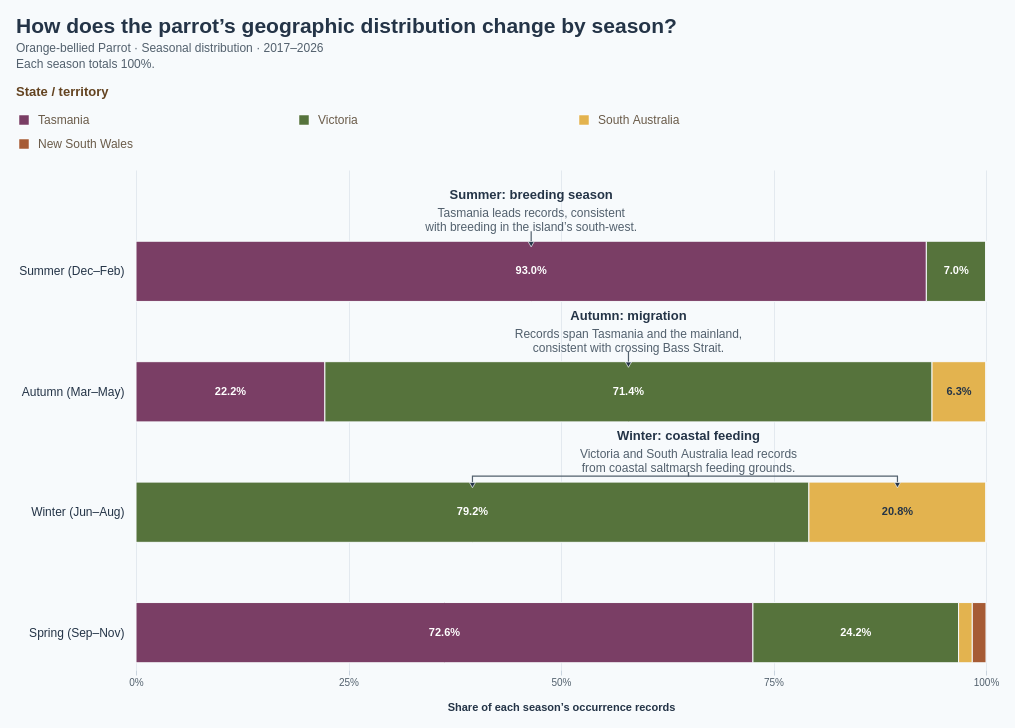

Vega-Lite specification for this chart:
### Vega specification from a JSON file in a GitHub repository (floating-point values rounded to 4 significant figures)
{"$schema": "https://vega.github.io/schema/vega/v5.json", "description": "100% stacked seasonal bars showing geographic distribution of Orange-bellied Parrot occurrence records by state. Source: Dataset/orange_bellied_parrot_cleaned.csv (5,942 PRESENT records in the full source; 2,154 in 2017–2026). Use month when present; recover missing months from complete eventDate (0 records recovered; no conflicting months). Exclude 1,948 records without a usable month and 0 additional month-known records without stateProvince. The remaining 206 records have reported years spanning 2017–2026. No coordinate filter or deduplication is applied. Each bar is normalized by its own seasonal total, using stateProvince as supplied. Australian seasons: Summer Dec–Feb, Autumn Mar–May, Winter Jun–Aug, Spring Sep–Nov. Seasonal shares describe occurrence recording, not abundance or tracked migration. Highlighting does not change counts or denominators. Pointing annotations above the seasonal bars relate the observed summer-to-winter shift to the documented Orange-bellied Parrot migration cycle; occurrence records alone do not track individual birds. Ecological context: NRE Tasmania, About Orange-bellied Parrots. Uses the 10 most recent available observation years (2017–2026), using year with eventDate fallback, including partial 2026. Year filtering occurs before month/state inclusion and seasonal aggregation.", "width": 850, "height": 500, "padding": 16, "background": "#f7fafc", "title": {"text": "How does the parrot’s geographic distribution change by season?", "subtitle": ["Orange-bellied Parrot · Seasonal distribution · 2017–2026", "Each season totals 100%."], "anchor": "start", "font": "Arial", "fontSize": 21, "color": "#243447", "subtitleFontSize": 12, "subtitleColor": "#52606d", "offset": 16, "subtitlePadding": 6, "subtitleLineHeight": 16}, "signals": [{"name": "hoveredRegion", "value": null, "on": [{"events": "@bars:mouseover, @legendSymbols:mouseover, @legendLabels:mouseover", "update": "datum.region"}, {"events": "@bars:mouseout, @legendSymbols:mouseout, @legendLabels:mouseout", "update": "null"}]}, {"name": "selectedRegion", "value": null, "on": [{"events": "@bars:click, @legendSymbols:click, @legendLabels:click", "update": "selectedRegion === datum.region ? null : datum.region"}, {"events": "window:keydown[event.key === 'Escape']", "update": "null"}]}, {"name": "activeRegion", "update": "hoveredRegion != null ? hoveredRegion : selectedRegion"}, {"name": "legendOffset", "value": -120}, {"name": "legendColumnWidth", "value": 280}, {"name": "legendSymbolSize", "value": 100}], "data": [{"name": "regionCounts", "values": [{"season": "Summer", "seasonOrder": 0, "region": "Tasmania", "regionOrder": 0, "count": 53}, {"season": "Summer", "seasonOrder": 0, "region": "Victoria", "regionOrder": 1, "count": 4}, {"season": "Summer", "seasonOrder": 0, "region": "South Australia", "regionOrder": 2, "count": 0}, {"season": "Summer", "seasonOrder": 0, "region": "New South Wales", "regionOrder": 3, "count": 0}, {"season": "Autumn", "seasonOrder": 1, "region": "Tasmania", "regionOrder": 0, "count": 14}, {"season": "Autumn", "seasonOrder": 1, "region": "Victoria", "regionOrder": 1, "count": 45}, {"season": "Autumn", "seasonOrder": 1, "region": "South Australia", "regionOrder": 2, "count": 4}, {"season": "Autumn", "seasonOrder": 1, "region": "New South Wales", "regionOrder": 3, "count": 0}, {"season": "Winter", "seasonOrder": 2, "region": "Tasmania", "regionOrder": 0, "count": 0}, {"season": "Winter", "seasonOrder": 2, "region": "Victoria", "regionOrder": 1, "count": 19}, {"season": "Winter", "seasonOrder": 2, "region": "South Australia", "regionOrder": 2, "count": 5}, {"season": "Winter", "seasonOrder": 2, "region": "New South Wales", "regionOrder": 3, "count": 0}, {"season": "Spring", "seasonOrder": 3, "region": "Tasmania", "regionOrder": 0, "count": 45}, {"season": "Spring", "seasonOrder": 3, "region": "Victoria", "regionOrder": 1, "count": 15}, {"season": "Spring", "seasonOrder": 3, "region": "South Australia", "regionOrder": 2, "count": 1}, {"season": "Spring", "seasonOrder": 3, "region": "New South Wales", "regionOrder": 3, "count": 1}], "transform": [{"type": "joinaggregate", "groupby": ["season"], "fields": ["count"], "ops": ["sum"], "as": ["total"]}, {"type": "formula", "expr": "datum.count / datum.total", "as": "share"}, {"type": "stack", "groupby": ["season"], "field": "count", "sort": {"field": "regionOrder", "order": "ascending"}, "offset": "normalize", "as": ["x0", "x1"]}]}, {"name": "seasonTotals", "source": "regionCounts", "transform": [{"type": "aggregate", "groupby": ["season", "seasonOrder"], "fields": ["count"], "ops": ["sum"], "as": ["total"]}]}, {"name": "regions", "values": [{"region": "Tasmania", "order": 0}, {"region": "Victoria", "order": 1}, {"region": "South Australia", "order": 2}, {"region": "New South Wales", "order": 3}]}, {"name": "seasonInsights", "values": [{"season": "Summer", "heading": "Summer: breeding season", "lines": ["Tasmania leads records, consistent", "with breeding in the island’s south-west."], "position": 0.4649}, {"season": "Autumn", "heading": "Autumn: migration", "lines": ["Records span Tasmania and the mainland,", "consistent with crossing Bass Strait."], "position": 0.5794}, {"season": "Winter", "heading": "Winter: coastal feeding", "lines": ["Victoria and South Australia lead records", "from coastal saltmarsh feeding grounds."], "position": 0.65}]}, {"name": "annotationTargets", "source": "regionCounts", "transform": [{"type": "filter", "expr": "datum.count > 0 && ((datum.season === 'Summer' && datum.region === 'Tasmania') || (datum.season === 'Autumn' && datum.region === 'Victoria') || (datum.season === 'Winter' && (datum.region === 'Victoria' || datum.region === 'South Australia')))"}]}], "scales": [{"name": "x", "type": "linear", "domain": [0, 1], "range": "width", "zero": true, "nice": false}, {"name": "y", "type": "band", "domain": {"data": "seasonTotals", "field": "season", "sort": {"op": "min", "field": "seasonOrder", "order": "ascending"}}, "range": [64, {"signal": "height"}], "paddingInner": 0.5, "paddingOuter": 0.06}, {"name": "color", "type": "ordinal", "domain": ["Tasmania", "Victoria", "South Australia", "New South Wales"], "range": ["#7A3E65", "#56733C", "#E3B34F", "#A65B35"]}], "axes": [{"orient": "bottom", "scale": "x", "title": "Share of each season’s occurrence records", "format": ".0%", "values": [0, 0.25, 0.5, 0.75, 1], "grid": true, "gridColor": "#e3e9ef", "domain": false, "tickColor": "#c9d4df", "labelColor": "#52606d", "titleColor": "#243447", "titlePadding": 14}, {"orient": "left", "scale": "y", "domain": false, "ticks": false, "labelPadding": 12, "labelLimit": 230, "labelFontSize": 12, "labelColor": "#243447", "encode": {"labels": {"update": {"text": {"signal": "datum.value + ' (' + ['Dec–Feb', 'Mar–May', 'Jun–Aug', 'Sep–Nov'][indexof(domain('y'), datum.value)] + ')'"}}}}}], "marks": [{"name": "bars", "type": "rect", "from": {"data": "regionCounts"}, "encode": {"enter": {"cursor": {"value": "pointer"}}, "update": {"x": {"scale": "x", "field": "x0"}, "x2": {"scale": "x", "field": "x1"}, "y": {"scale": "y", "field": "season"}, "height": {"signal": "bandwidth('y')"}, "fill": {"scale": "color", "field": "region"}, "fillOpacity": {"signal": "activeRegion == null || activeRegion === datum.region ? 1 : 0.2"}, "stroke": {"value": "#f7fafc"}, "strokeWidth": {"value": 1}, "tooltip": {"signal": "{'Species': 'Orange-bellied Parrot', 'Season': datum.season, 'State': datum.region, 'Share of seasonal records': format(datum.share, '.1%'), 'State records this season': format(datum.count, ',d'), 'Season total': format(datum.total, ',d'), 'Period': '2017–2026'}"}, "description": {"signal": "datum.season + ', ' + datum.region + ': ' + format(datum.share, '.1%') + ', ' + datum.count + ' records'"}}}}, {"type": "text", "interactive": false, "from": {"data": "regionCounts"}, "encode": {"update": {"x": {"signal": "scale('x', (datum.x0 + datum.x1) / 2)"}, "y": {"scale": "y", "field": "season", "band": 0.5}, "align": {"value": "center"}, "baseline": {"value": "middle"}, "text": {"signal": "datum.share >= 0.05 ? format(datum.share, '.1%') : ''"}, "fontSize": {"value": 11}, "fontWeight": {"value": "bold"}, "fill": {"signal": "datum.region === 'South Australia' ? '#243447' : '#ffffff'"}, "opacity": {"signal": "activeRegion == null || activeRegion === datum.region ? 1 : 0.2"}}}}, {"type": "text", "from": {"data": "seasonTotals"}, "encode": {"update": {"x": {"signal": "width + 12"}, "y": {"scale": "y", "field": "season", "band": 0.5}, "baseline": {"value": "middle"}, "fontSize": {"value": 11}, "fill": {"value": "#52606d"}, "text": {"value": ""}}}}, {"type": "symbol", "name": "legendSymbols", "from": {"data": "regions"}, "encode": {"update": {"x": {"signal": "legendOffset + 8 + (datum.order % 3) * legendColumnWidth"}, "y": {"signal": "-50 + floor(datum.order / 3) * 24"}, "cursor": {"value": "pointer"}, "opacity": {"signal": "activeRegion == null || activeRegion === datum.region ? 1 : 0.3"}, "shape": {"value": "square"}, "size": {"signal": "legendSymbolSize"}, "fill": {"scale": "color", "field": "region"}, "stroke": {"value": "#ffffff"}, "strokeWidth": {"value": 0.5}}}}, {"type": "text", "name": "legendLabels", "from": {"data": "regions"}, "encode": {"update": {"x": {"signal": "legendOffset + 22 + (datum.order % 3) * legendColumnWidth"}, "y": {"signal": "-50 + floor(datum.order / 3) * 24"}, "cursor": {"value": "pointer"}, "opacity": {"signal": "activeRegion == null || activeRegion === datum.region ? 1 : 0.3"}, "text": {"field": "region"}, "align": {"value": "left"}, "baseline": {"value": "middle"}, "fontSize": {"value": 12}, "fill": {"value": "#6a5b49"}, "font": {"value": "Arial"}, "fontWeight": {"value": "normal"}, "limit": {"value": 254}}}}, {"name": "annotationLeaders", "type": "path", "interactive": false, "from": {"data": "annotationTargets"}, "encode": {"update": {"path": {"signal": "'M' + scale('x', (datum.x0 + datum.x1) / 2) + ',' + (scale('y', datum.season) + 3) + ' V' + (scale('y', datum.season) - 6) + ' H' + scale('x', datum.season === 'Winter' ? 0.65 : (datum.x0 + datum.x1) / 2) + ' V' + (scale('y', datum.season) - 10)"}, "stroke": {"value": "#52606d"}, "strokeWidth": {"value": 1.2}, "fill": {"value": null}, "opacity": {"signal": "activeRegion == null || activeRegion === datum.region ? 1 : 0.25"}}}}, {"name": "annotationArrowheads", "type": "symbol", "interactive": false, "from": {"data": "annotationTargets"}, "encode": {"update": {"x": {"signal": "scale('x', (datum.x0 + datum.x1) / 2)"}, "y": {"signal": "scale('y', datum.season) + 3"}, "shape": {"value": "triangle-down"}, "size": {"value": 38}, "fill": {"value": "#243447"}, "stroke": {"value": "#f7fafc"}, "strokeWidth": {"value": 0.7}, "opacity": {"signal": "activeRegion == null || activeRegion === datum.region ? 1 : 0.25"}}}}, {"name": "insightHeadings", "type": "text", "interactive": false, "from": {"data": "seasonInsights"}, "encode": {"update": {"x": {"signal": "width * datum.position"}, "y": {"signal": "scale('y', datum.season) + (-52)"}, "baseline": {"value": "top"}, "text": {"field": "heading"}, "fontSize": {"value": 13}, "fontWeight": {"value": "bold"}, "fill": {"value": "#243447"}, "align": {"value": "center"}}}}, {"name": "insightDetails", "type": "text", "interactive": false, "from": {"data": "seasonInsights"}, "encode": {"update": {"x": {"signal": "width * datum.position"}, "y": {"signal": "scale('y', datum.season) + (-33)"}, "baseline": {"value": "top"}, "text": {"field": "lines"}, "lineHeight": {"value": 14}, "fontSize": {"value": 12}, "fill": {"value": "#52606d"}, "align": {"value": "center"}}}}, {"name": "legendTitle", "type": "text", "interactive": false, "encode": {"update": {"x": {"signal": "legendOffset"}, "y": {"value": -74}, "text": {"value": "State / territory"}, "font": {"value": "Arial"}, "fontSize": {"value": 13}, "fontWeight": {"value": "bold"}, "fill": {"value": "#634320"}}}}], "config": {"font": "Arial", "axis": {"labelFont": "Arial", "titleFont": "Arial"}, "legend": {"labelFont": "Arial", "titleFont": "Arial", "labelFontSize": 12, "titleFontSize": 13, "titleFontWeight": "bold", "labelColor": "#6a5b49", "titleColor": "#634320", "symbolType": "square", "symbolSize": 100, "rowPadding": 8, "columnPadding": 24, "labelOffset": 8}}, "usermeta": {"observationWindow": {"source": "Dataset/orange_bellied_parrot_cleaned.csv", "dateField": "year (eventDate fallback)", "years": [2017, 2018, 2019, 2020, 2021, 2022, 2023, 2024, 2025, 2026], "yearCount": 10, "includesPartialLatestYear": true}}}
